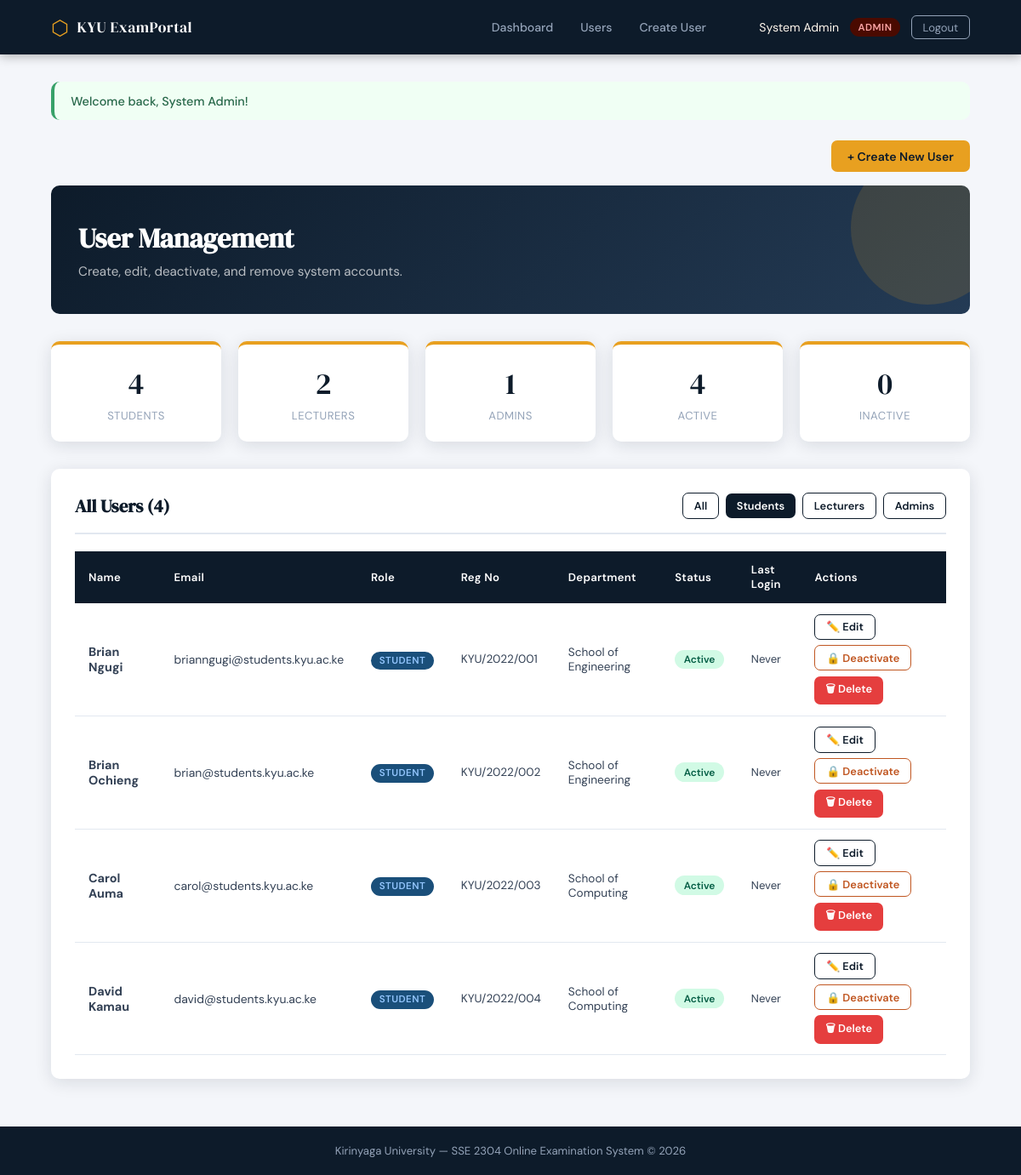
The app's page /project/admin/manage_users.php?role=student (signed in) with its own data.
### tables this page shows
CREATE TABLE IF NOT EXISTS users (
    id            INT UNSIGNED    NOT NULL AUTO_INCREMENT,
    full_name     VARCHAR(150)    NOT NULL,
    email         VARCHAR(200)    NOT NULL,
    password_hash VARCHAR(255)    NOT NULL,
    role          ENUM('student','lecturer','admin') NOT NULL DEFAULT 'student',
    reg_no        VARCHAR(50)     NULL,
    phone         VARCHAR(20)     NULL,
    department    VARCHAR(100)    NULL,
    is_active     TINYINT(1)      NOT NULL DEFAULT 1,
    last_login    DATETIME        NULL,
    created_at    DATETIME        NOT NULL DEFAULT CURRENT_TIMESTAMP,

    PRIMARY KEY (id),
    UNIQUE KEY uq_email (email)
);

### project/admin/manage_users.php (the view, shortened to what this page needs)
<?php
require_once __DIR__ . '/../config/session.php';
$db = getDB();
$colRes       = $db->query("SHOW COLUMNS FROM users");
$existingCols = array_column($colRes->fetch_all(MYSQLI_ASSOC), 'Field');
$hasDept      = in_array('department', $existingCols);
$role_filter = $_GET['role'] ?? '';
if ($role_filter && in_array($role_filter, ['student','lecturer','admin'])) {
    $stmt = $db->prepare("SELECT * FROM users WHERE role = ? ORDER BY created_at DESC");
    $stmt->bind_param('s', $role_filter);
} else {
    $stmt = $db->prepare("SELECT * FROM users ORDER BY created_at DESC");
}
$stmt->execute();
$users = $stmt->get_result()->fetch_all(MYSQLI_ASSOC);
$stmt   = $db->query("SELECT role, COUNT(*) AS cnt FROM users GROUP BY role");
$counts = array_column($stmt->fetch_all(MYSQLI_ASSOC), 'cnt', 'role');
$activeCount = $inactiveCount = 0;
foreach ($users as $u) {
    if ($u['is_active'] ?? 1) $activeCount++; else $inactiveCount++;
}
include __DIR__ . '/../includes/header.php';
?>
<div class="flex-between mb-2">
    <a href="<?= BASE_URL ?>/admin/create_user.php" class="btn btn-amber">+ Create New User</a>
</div>
<div class="page-header">
    <h1>User Management</h1>
    <p>Create, edit, deactivate, and remove system accounts.</p>
</div>
<div class="stats-grid">
    <div class="stat-card">
        <div class="stat-number"><?= $counts['student']    ?? 0 ?></div>
        <div class="stat-label">Students</div>
    </div>
    <div class="stat-card">
        <div class="stat-number"><?= $counts['lecturer'] ?? 0 ?></div>
        <div class="stat-label">Lecturers</div>
    </div>
    <div class="stat-card">
        <div class="stat-number"><?= $counts['admin']      ?? 0 ?></div>
        <div class="stat-label">Admins</div>
    </div>
    <div class="stat-card">
        <div class="stat-number"><?= $activeCount ?></div>
        <div class="stat-label">Active</div>
    </div>
    <div class="stat-card">
        <div class="stat-number"><?= $inactiveCount ?></div>
        <div class="stat-label">Inactive</div>
    </div>
</div>
<div class="card">
    <div class="card-header">
        <h2 class="card-title">All Users (<?= count($users) ?>)</h2>
        <div class="flex gap-1">
            <a href="manage_users.php" class="btn btn-sm <?= !$role_filter               ? 'btn-primary' : 'btn-outline' ?>">All</a>
            <a href="?role=student"    class="btn btn-sm <?= $role_filter==='student'     ? 'btn-primary' : 'btn-outline' ?>">Students</a>
            <a href="?role=lecturer" class="btn btn-sm <?= $role_filter==='lecturer'  ? 'btn-primary' : 'btn-outline' ?>">Lecturers</a>
            <a href="?role=admin"      class="btn btn-sm <?= $role_filter==='admin'       ? 'btn-primary' : 'btn-outline' ?>">Admins</a>
        </div>
    </div>
    <div class="table-wrap">
        <table>
            <thead>
                <tr>
                    <th>Name</th>
                    <th>Email</th>
                    <th>Role</th>
                    <th>Reg No</th>
                    <?php if ($hasDept): ?><th>Department</th><?php endif; ?>
                    <th>Status</th>
                    <th>Last Login</th>
                    <th>Actions</th>
                </tr>
            </thead>
            <tbody>
            <?php foreach ($users as $u):
                $isActive = (bool)($u['is_active'] ?? 1);
                $isSelf   = ($u['id'] === (int)$_SESSION['user_id']);
            ?>
            <tr class="<?= !$isActive ? 'user-inactive' : '' ?>">
                <td>
                    <strong><?= htmlspecialchars($u['full_name']) ?></strong>
                </td>
                <td style="font-size:0.87rem;"><?= htmlspecialchars($u['email']) ?></td>
                <td>
                    <span class="nav-role-badge nav-role-<?= $u['role'] ?>"><?= $u['role'] === 'lecturer' ? 'Lecturer' : ucfirst($u['role']) ?></span>
                </td>
                <td style="font-size:0.85rem;"><?= htmlspecialchars($u['reg_no'] ?? '—') ?></td>
                <?php if ($hasDept): ?>
                <td style="font-size:0.85rem;"><?= htmlspecialchars($u['department'] ?? '—') ?></td>
                <?php endif; ?>
                <td>
                    <?php if ($isActive): ?>
                        <span class="badge badge-active">Active</span>
                    <?php else: ?>
                        <span class="badge badge-inactive">Inactive</span>
                    <?php endif; ?>
                </td>
                <td style="font-size:0.82rem;">
                    <?= !empty($u['last_login']) ? date('d M Y, H:i', strtotime($u['last_login'])) : 'Never' ?>
                </td>
                <td>
                    <div class="action-group">
                        <a href="<?= BASE_URL ?>/admin/edit_user.php?id=<?= $u['id'] ?>"
                           class="btn btn-outline btn-sm">✏️ Edit</a>
                        <?php if (!$isSelf): ?>
                        <form method="POST" style="display:inline;">
                            <button type="submit"
                                    class="btn btn-sm <?= $isActive ? 'btn-outline' : 'btn-success' ?>"
                                    style="<?= $isActive ? 'color:#c05621;border-color:#c05621;' : '' ?>"
                                    data-confirm="<?= $isActive
                                        ? 'Deactivate ' . htmlspecialchars($u['full_name']) . '? They will not be able to log in.'
                                        : 'Reactivate ' . htmlspecialchars($u['full_name']) . '?' ?>">
                                <?= $isActive ? '🔒 Deactivate' : '🔓 Activate' ?>
                            </button>
                        </form>
                        <form method="POST" style="display:inline;">
                            <button type="submit" class="btn btn-danger btn-sm"
                                    data-confirm="Permanently delete <?= htmlspecialchars($u['full_name']) ?>? This cannot be undone.">
                                🗑 Delete
                            </button>
                        </form>
                        <?php else: ?>
                            <span class="text-muted" style="font-size:0.8rem;padding:0 0.25rem;">
                                (Deactivate / Delete unavailable for your own account)
                            </span>
                        <?php endif; ?>
                    </div>
                </td>
            </tr>
            <?php endforeach; ?>
            </tbody>
        </table>
    </div>
</div>
<?php include __DIR__ . '/../includes/footer.php'; ?>

### project/assets/css/style.css (style rules this page uses)
:root { --navy: #0d1b2a; --navy-mid: #1b2e45; --navy-soft: #243b55; --amber: #e8a020; --amber-lt: #f5c85a; --cream: #fdf6ec; --white: #ffffff; --gray-100: #f4f6fa; --gray-200: #e2e8f0; --gray-400: #94a3b8; --gray-700: #334155; --red: #e53e3e; --green: #38a169; --radius: 10px; --shadow: 0 4px 20px rgba(13, 27, 42, 0.12); --transition: 0.2s ease; }
*, *::before, *::after { box-sizing: border-box; margin: 0; padding: 0; }
body { font-family: "DM Sans", sans-serif; background: var(--gray-100); color: var(--gray-700); min-height: 100vh; display: flex; flex-direction: column; }
.nav-role-badge { font-size: 0.72rem; font-weight: 600; padding: 0.2rem 0.6rem; border-radius: 20px; text-transform: uppercase; letter-spacing: 0.5px; }
.nav-role-student { background: #1a4f7a; color: #93c5fd; }
.card { background: var(--white); border-radius: var(--radius); box-shadow: var(--shadow); padding: 1.75rem; margin-bottom: 1.5rem; }
.card-header { display: flex; align-items: center; justify-content: space-between; margin-bottom: 1.25rem; padding-bottom: 1rem; border-bottom: 2px solid var(--gray-200); }
.card-title { font-family: "DM Serif Display", serif; font-size: 1.3rem; color: var(--navy); }
.page-header { background: linear-gradient(135deg, var(--navy) 0%, var(--navy-soft) 100%); color: var(--white); padding: 2.5rem 2rem; border-radius: var(--radius); margin-bottom: 2rem; position: relative; overflow: hidden; }
.page-header::before { content: ""; position: absolute; top: -40px; right: -40px; width: 180px; height: 180px; border-radius: 50%; background: rgba(232, 160, 32, 0.15); }
.page-header h1 { font-family: "DM Serif Display", serif; font-size: 2rem; margin-bottom: 0.4rem; }
.page-header p { color: rgba(255, 255, 255, 0.7); font-size: 0.95rem; }
.stats-grid { display: grid; grid-template-columns: repeat(auto-fit, minmax(180px, 1fr)); gap: 1.25rem; margin-bottom: 2rem; }
.stat-card { background: var(--white); border-radius: var(--radius); padding: 1.4rem; box-shadow: var(--shadow); text-align: center; border-top: 4px solid var(--amber); transition: transform var(--transition); }
.stat-number { font-family: "DM Serif Display", serif; font-size: 2.2rem; color: var(--navy); }
.stat-label { color: var(--gray-400); font-size: 0.82rem; text-transform: uppercase; letter-spacing: 0.5px; margin-top: 0.3rem; }
.btn { display: inline-flex; align-items: center; gap: 0.4rem; padding: 0.6rem 1.2rem; border-radius: 7px; font-size: 0.88rem; font-weight: 600; cursor: pointer; text-decoration: none; border: none; transition: var(--transition); font-family: "DM Sans", sans-serif; }
.btn-primary { background: var(--navy); color: var(--white); }
.btn-amber { background: var(--amber); color: var(--navy); }
.btn-danger { background: var(--red); color: var(--white); }
.btn-outline { background: transparent; border: 1px solid var(--navy); color: var(--navy); }
.btn-sm { padding: 0.35rem 0.8rem; font-size: 0.8rem; }
.table-wrap { overflow-x: auto; }
table { width: 100%; border-collapse: collapse; font-size: 0.9rem; }
th { background: var(--navy); color: var(--white); padding: 0.85rem 1rem; text-align: left; font-weight: 600; font-size: 0.82rem; letter-spacing: 0.3px; }
td { padding: 0.8rem 1rem; border-bottom: 1px solid var(--gray-200); }
.badge { display: inline-block; padding: 0.2rem 0.65rem; border-radius: 20px; font-size: 0.75rem; font-weight: 600; }
.badge-active { background: #d1fae5; color: #065f46; }
.mb-2 { margin-bottom: 1rem; }
.flex { display: flex; align-items: center; }
.flex-between { display: flex; align-items: center; justify-content: space-between; }
.gap-1 { gap: 0.5rem; }

### project/admin/manage_users.php (style rules this page uses)
.action-group { display:flex; gap:0.4rem; align-items:center; flex-wrap:wrap; }

### records on screen
users: full_name "Brian Ngugi", email "brianngugi@students.kyu.ac.ke", role "STUDENT", reg_no "KYU/2022/001", department "School of Engineering", is_active "Active", shows "Never"
users: full_name "Brian Ochieng", email "brian@students.kyu.ac.ke", role "STUDENT", reg_no "KYU/2022/002", department "School of Engineering", is_active "Active", shows "Never"
users: full_name "Carol Auma", email "carol@students.kyu.ac.ke", role "STUDENT", reg_no "KYU/2022/003", department "School of Computing", is_active "Active", shows "Never"
users: full_name "David Kamau", email "david@students.kyu.ac.ke", role "STUDENT", reg_no "KYU/2022/004", department "School of Computing", is_active "Active", shows "Never"

### other values on screen
$userName "System Admin"
$role "ADMIN"
$flash['message'] "Welcome back, System Admin!"
$counts['student'] "4"
$counts['lecturer'] "2"
$counts['admin'] "1"
$activeCount "4"
$inactiveCount "0"
count($users) "4"
